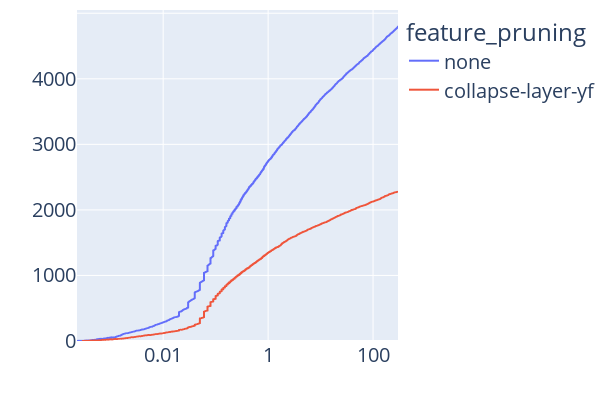
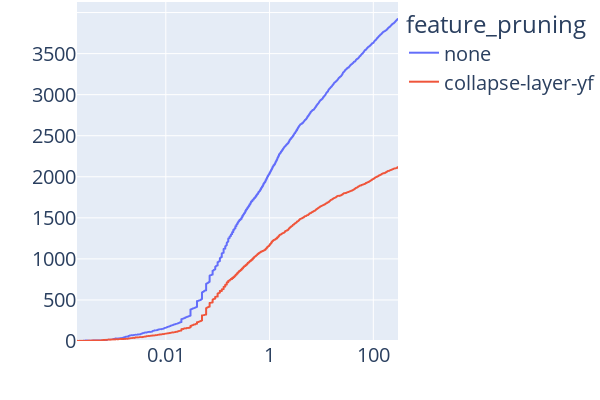
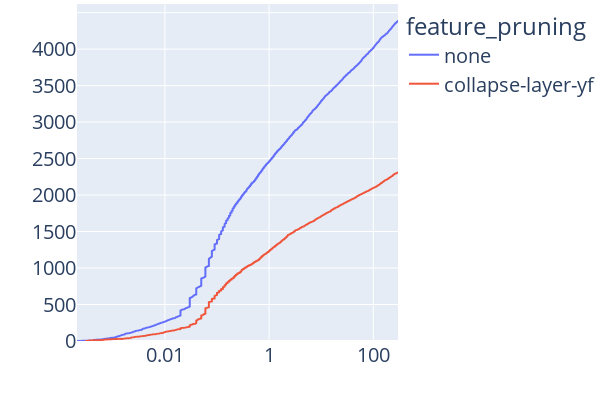
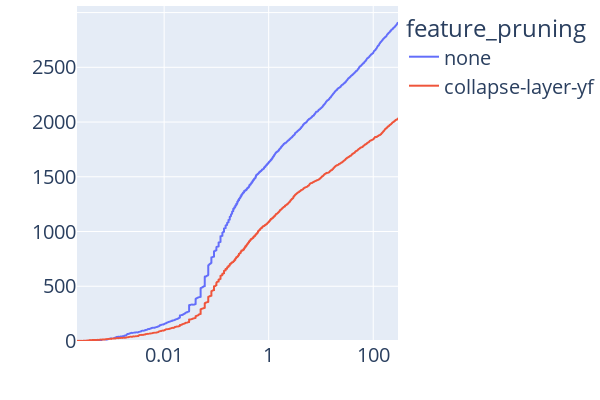

These figures' notebook cell, in order:
### Code cell
for optimisation, iterations in product(["svr", "rank-svm"], ["2", "4"]):
    print(optimisation, iterations)
    df = get_plan_df_copy()
    df = df[df.optimiser == optimisation]
    df = df[df.iterations == iterations]
    df = df[df.solved]
    df.solved = df.solved.astype(int)

    fig = px.ecdf(df, x="runtime", color="feature_pruning", ecdfnorm=None, log_x=True)
    # hide axis labels
    fig.update_xaxes(title_text="")
    fig.update_yaxes(title_text="")
    # size
    fig.update_layout(width=600, height=400)
    # remove margins
    fig.update_layout(margin=dict(l=0, r=0, t=0, b=0))
    # font size
    fig.update_layout(font=dict(size=20))
    # hide legend
    # fig.update_layout(showlegend=False)

    fig.show()

### Figure 1 — Plotly figure (JSON) as saved in the notebook; plotly's stock layout.template omitted (floating-point values rounded to 4 significant figures; data arrays with more than 128 entries replaced by an {"elided": "..."} marker saying what was removed)
{"data": [{"hovertemplate": "feature_pruning=none<br>runtime=%{x}<br>count=%{y}<extra></extra>", "legendgroup": "none", "line": {"dash": "solid", "shape": "hv"}, "marker": {"color": "#636efa", "symbol": "circle"}, "mode": "lines", "name": "none", "showlegend": true, "type": "scattergl", "x": {"elided": "4797 float values"}, "xaxis": "x", "y": {"elided": "4797 int values"}, "yaxis": "y"}, {"hovertemplate": "feature_pruning=collapse-layer-yf<br>runtime=%{x}<br>count=%{y}<extra></extra>", "legendgroup": "collapse-layer-yf", "line": {"dash": "solid", "shape": "hv"}, "marker": {"color": "#EF553B", "symbol": "circle"}, "mode": "lines", "name": "collapse-layer-yf", "showlegend": true, "type": "scattergl", "x": {"elided": "2278 float values"}, "xaxis": "x", "y": {"elided": "2278 int values"}, "yaxis": "y"}], "layout": {"font": {"size": 20}, "height": 400, "legend": {"title": {"text": "feature_pruning"}, "tracegroupgap": 0}, "margin": {"b": 0, "l": 0, "r": 0, "t": 0}, "width": 600, "xaxis": {"anchor": "y", "domain": [0, 1], "title": {"text": ""}, "type": "log"}, "yaxis": {"anchor": "x", "domain": [0, 1], "rangemode": "tozero", "title": {"text": ""}}}}

### Figure 2 — Plotly figure (JSON) as saved in the notebook; plotly's stock layout.template omitted (floating-point values rounded to 4 significant figures; data arrays with more than 128 entries replaced by an {"elided": "..."} marker saying what was removed)
{"data": [{"hovertemplate": "feature_pruning=none<br>runtime=%{x}<br>count=%{y}<extra></extra>", "legendgroup": "none", "line": {"dash": "solid", "shape": "hv"}, "marker": {"color": "#636efa", "symbol": "circle"}, "mode": "lines", "name": "none", "showlegend": true, "type": "scattergl", "x": {"elided": "3922 float values"}, "xaxis": "x", "y": {"elided": "3922 int values"}, "yaxis": "y"}, {"hovertemplate": "feature_pruning=collapse-layer-yf<br>runtime=%{x}<br>count=%{y}<extra></extra>", "legendgroup": "collapse-layer-yf", "line": {"dash": "solid", "shape": "hv"}, "marker": {"color": "#EF553B", "symbol": "circle"}, "mode": "lines", "name": "collapse-layer-yf", "showlegend": true, "type": "scattergl", "x": {"elided": "2118 float values"}, "xaxis": "x", "y": {"elided": "2118 int values"}, "yaxis": "y"}], "layout": {"font": {"size": 20}, "height": 400, "legend": {"title": {"text": "feature_pruning"}, "tracegroupgap": 0}, "margin": {"b": 0, "l": 0, "r": 0, "t": 0}, "width": 600, "xaxis": {"anchor": "y", "domain": [0, 1], "title": {"text": ""}, "type": "log"}, "yaxis": {"anchor": "x", "domain": [0, 1], "rangemode": "tozero", "title": {"text": ""}}}}

### Figure 3 — Plotly figure (JSON) as saved in the notebook; plotly's stock layout.template omitted (floating-point values rounded to 4 significant figures; data arrays with more than 128 entries replaced by an {"elided": "..."} marker saying what was removed)
{"data": [{"hovertemplate": "feature_pruning=none<br>runtime=%{x}<br>count=%{y}<extra></extra>", "legendgroup": "none", "line": {"dash": "solid", "shape": "hv"}, "marker": {"color": "#636efa", "symbol": "circle"}, "mode": "lines", "name": "none", "showlegend": true, "type": "scattergl", "x": {"elided": "4387 float values"}, "xaxis": "x", "y": {"elided": "4387 int values"}, "yaxis": "y"}, {"hovertemplate": "feature_pruning=collapse-layer-yf<br>runtime=%{x}<br>count=%{y}<extra></extra>", "legendgroup": "collapse-layer-yf", "line": {"dash": "solid", "shape": "hv"}, "marker": {"color": "#EF553B", "symbol": "circle"}, "mode": "lines", "name": "collapse-layer-yf", "showlegend": true, "type": "scattergl", "x": {"elided": "2310 float values"}, "xaxis": "x", "y": {"elided": "2310 int values"}, "yaxis": "y"}], "layout": {"font": {"size": 20}, "height": 400, "legend": {"title": {"text": "feature_pruning"}, "tracegroupgap": 0}, "margin": {"b": 0, "l": 0, "r": 0, "t": 0}, "width": 600, "xaxis": {"anchor": "y", "domain": [0, 1], "title": {"text": ""}, "type": "log"}, "yaxis": {"anchor": "x", "domain": [0, 1], "rangemode": "tozero", "title": {"text": ""}}}}

### Figure 4 — Plotly figure (JSON) as saved in the notebook; plotly's stock layout.template omitted (floating-point values rounded to 4 significant figures; data arrays with more than 128 entries replaced by an {"elided": "..."} marker saying what was removed)
{"data": [{"hovertemplate": "feature_pruning=none<br>runtime=%{x}<br>count=%{y}<extra></extra>", "legendgroup": "none", "line": {"dash": "solid", "shape": "hv"}, "marker": {"color": "#636efa", "symbol": "circle"}, "mode": "lines", "name": "none", "showlegend": true, "type": "scattergl", "x": {"elided": "2907 float values"}, "xaxis": "x", "y": {"elided": "2907 int values"}, "yaxis": "y"}, {"hovertemplate": "feature_pruning=collapse-layer-yf<br>runtime=%{x}<br>count=%{y}<extra></extra>", "legendgroup": "collapse-layer-yf", "line": {"dash": "solid", "shape": "hv"}, "marker": {"color": "#EF553B", "symbol": "circle"}, "mode": "lines", "name": "collapse-layer-yf", "showlegend": true, "type": "scattergl", "x": {"elided": "2032 float values"}, "xaxis": "x", "y": {"elided": "2032 int values"}, "yaxis": "y"}], "layout": {"font": {"size": 20}, "height": 400, "legend": {"title": {"text": "feature_pruning"}, "tracegroupgap": 0}, "margin": {"b": 0, "l": 0, "r": 0, "t": 0}, "width": 600, "xaxis": {"anchor": "y", "domain": [0, 1], "title": {"text": ""}, "type": "log"}, "yaxis": {"anchor": "x", "domain": [0, 1], "rangemode": "tozero", "title": {"text": ""}}}}
